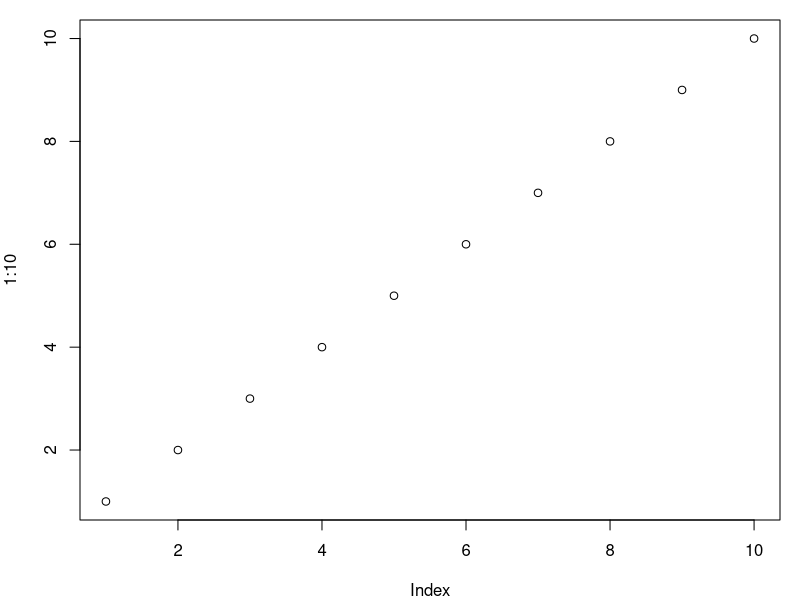

Write R code to recreate this figure.
## ---- chunk 1
knitr::opts_chunk$set(cache = F)
## ---- chunk 2
## code for first question...
a <- 1:4
a
## ---- chunk 3
par(mar = c(4, 4, 1, 1))
plot(1:10)
